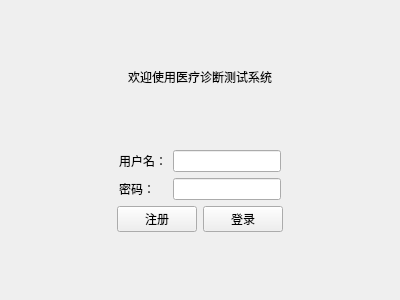
<?xml version="1.0" encoding="UTF-8"?>
<ui version="4.0">
 <class>LoginView</class>
 <widget class="QWidget" name="LoginView">
  <property name="geometry">
   <rect>
    <x>0</x>
    <y>0</y>
    <width>400</width>
    <height>300</height>
   </rect>
  </property>
  <property name="windowTitle">
   <string>登录</string>
  </property>
  <layout class="QVBoxLayout" name="verticalLayout_3">
   <item>
    <spacer name="verticalSpacer">
     <property name="orientation">
      <enum>Qt::Vertical</enum>
     </property>
     <property name="sizeHint" stdset="0">
      <size>
       <width>20</width>
       <height>50</height>
      </size>
     </property>
    </spacer>
   </item>
   <item>
    <widget class="QLabel" name="label">
     <property name="text">
      <string>欢迎使用医疗诊断测试系统</string>
     </property>
     <property name="alignment">
      <set>Qt::AlignCenter</set>
     </property>
    </widget>
   </item>
   <item>
    <spacer name="verticalSpacer_2">
     <property name="orientation">
      <enum>Qt::Vertical</enum>
     </property>
     <property name="sizeHint" stdset="0">
      <size>
       <width>20</width>
       <height>51</height>
      </size>
     </property>
    </spacer>
   </item>
   <item>
    <layout class="QHBoxLayout" name="horizontalLayout_3">
     <item>
      <spacer name="horizontalSpacer">
       <property name="orientation">
        <enum>Qt::Horizontal</enum>
       </property>
       <property name="sizeHint" stdset="0">
        <size>
         <width>40</width>
         <height>20</height>
        </size>
       </property>
      </spacer>
     </item>
     <item>
      <layout class="QHBoxLayout" name="horizontalLayout">
       <item>
        <layout class="QVBoxLayout" name="verticalLayout_2">
         <item>
          <widget class="QLabel" name="label_5">
           <property name="text">
            <string>用户名：</string>
           </property>
          </widget>
         </item>
         <item>
          <widget class="QLabel" name="label_4">
           <property name="text">
            <string>密码：</string>
           </property>
          </widget>
         </item>
        </layout>
       </item>
       <item>
        <layout class="QVBoxLayout" name="verticalLayout">
         <item>
          <widget class="QLineEdit" name="inputUserName"/>
         </item>
         <item>
          <widget class="QLineEdit" name="inputUserPassword">
           <property name="echoMode">
            <enum>QLineEdit::Password</enum>
           </property>
          </widget>
         </item>
        </layout>
       </item>
      </layout>
     </item>
     <item>
      <spacer name="horizontalSpacer_2">
       <property name="orientation">
        <enum>Qt::Horizontal</enum>
       </property>
       <property name="sizeHint" stdset="0">
        <size>
         <width>40</width>
         <height>20</height>
        </size>
       </property>
      </spacer>
     </item>
    </layout>
   </item>
   <item>
    <layout class="QHBoxLayout" name="horizontalLayout_4">
     <item>
      <spacer name="horizontalSpacer_3">
       <property name="orientation">
        <enum>Qt::Horizontal</enum>
       </property>
       <property name="sizeHint" stdset="0">
        <size>
         <width>40</width>
         <height>20</height>
        </size>
       </property>
      </spacer>
     </item>
     <item>
      <layout class="QHBoxLayout" name="horizontalLayout_2">
       <item>
        <widget class="QPushButton" name="btSignUp">
         <property name="text">
          <string>注册</string>
         </property>
        </widget>
       </item>
       <item>
        <widget class="QPushButton" name="btSignIn">
         <property name="text">
          <string>登录</string>
         </property>
        </widget>
       </item>
      </layout>
     </item>
     <item>
      <spacer name="horizontalSpacer_4">
       <property name="orientation">
        <enum>Qt::Horizontal</enum>
       </property>
       <property name="sizeHint" stdset="0">
        <size>
         <width>40</width>
         <height>20</height>
        </size>
       </property>
      </spacer>
     </item>
    </layout>
   </item>
   <item>
    <spacer name="verticalSpacer_4">
     <property name="orientation">
      <enum>Qt::Vertical</enum>
     </property>
     <property name="sizeHint" stdset="0">
      <size>
       <width>20</width>
       <height>50</height>
      </size>
     </property>
    </spacer>
   </item>
  </layout>
 </widget>
 <resources/>
 <connections/>
</ui>
